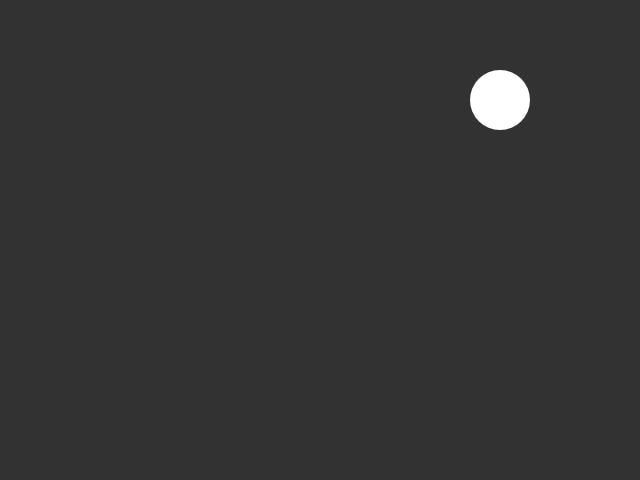
Frame 1 (no input)
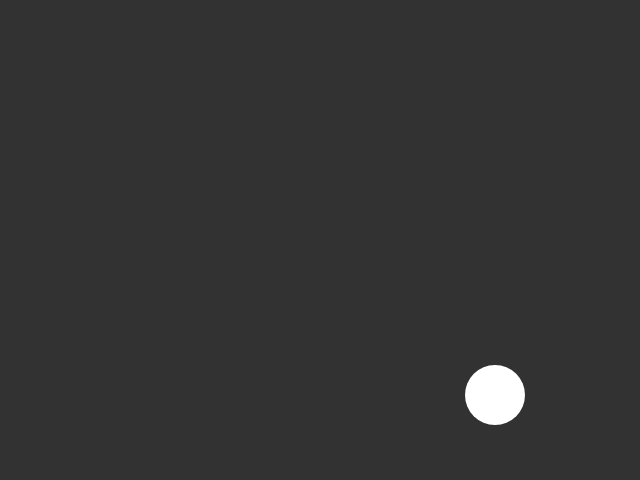
Frame 60 (no input)
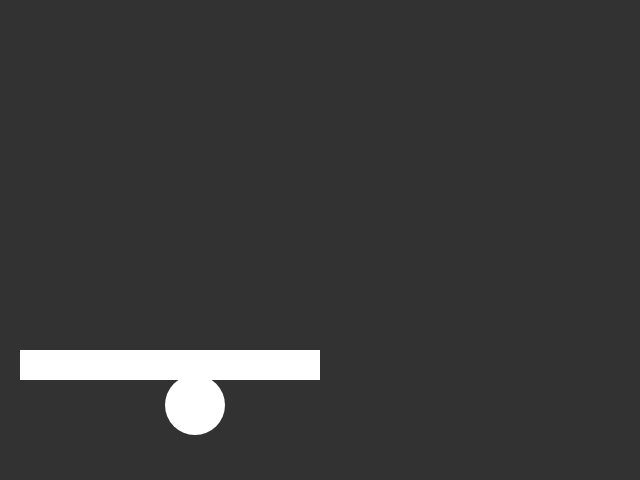
Frame 120 (the mouse pressed at the canvas centre since frame 60)

The p5.js sketch that drew these frames (run headless with seeded random() and noise() and a simulated clock; from frame 60 on, the mouse is pressed at the canvas centre):

// p5.js sketch
// ── sketch.js
// ball: a data object to hold info about the ball



var ball = {
	x: 500,
	y: 100,
	speedX: 5,
	speedY: 5,
	radius: 60,
};


//paddle: a data object to hold info about the ball
var paddle = {
	x: 0,
	y: 350,
	width: 300,
	height: 30,
};



//// setup: called by p5 once at startup
function setup() {
	createCanvas(640, 480);
	noStroke();
}


// draw: called by p5 repeatedly to draw the game
function draw() {

	//////////////////////////////
	// update

	//updateBall;
	paddle.x = mouseX;

	//////////////////////////////
	background(50, 50, 50);

	fill(255, 255, 255);

	ellipse(ball.x, ball.y, ball.radius, ball.radius);
	rect(paddle.x - paddle.width, paddle.y, paddle.width, paddle.height);



	// change position
	ball.x = ball.x + ball.speedX;
	ball.y = ball.y + ball.speedY;


	// don't let the ball go through the walls

	// right
	if (ball.x > 640) {
		ball.speedX = -ball.speedX;
	}

	// bottom
	if (ball.y > 480) {
		ball.speedY = -ball.speedY;
	}

	// left
	if (ball.x < 0) {
		ball.speedX = -ball.speedX;
	}

	// top
	if (ball.y < 0) {
		ball.speedY = -ball.speedY;
	}

	// check for a *collision* between the ball and the paddle
	// look up the && operator

	if ((ball.x > paddle.x - paddle.width) && (ball.y > paddle.y)) {
		ball.speedY = -ball.speedY;

		//test = true;
	}

	if ((ball.x > paddle.x + paddle.width) && (ball.y > paddle.y)) {
		ball.speedY = -ball.speedY;

		//test = true;
	}
	//	}
	//}
}
